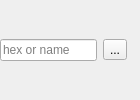
<?xml version="1.0" encoding="UTF-8"?>
<ui version="4.0">
 <class>CColorSelector</class>
 <widget class="QFrame" name="CColorSelector">
  <property name="maximumSize">
   <size>
    <width>140</width>
    <height>16777215</height>
   </size>
  </property>
  <property name="windowTitle">
   <string>Color selector</string>
  </property>
  <property name="whatsThis">
   <string>select a color</string>
  </property>
  <layout class="QHBoxLayout" name="hl_ColorSelector">
   <property name="leftMargin">
    <number>0</number>
   </property>
   <property name="topMargin">
    <number>0</number>
   </property>
   <property name="rightMargin">
    <number>0</number>
   </property>
   <property name="bottomMargin">
    <number>0</number>
   </property>
   <item>
    <widget class="QLineEdit" name="le_Color">
     <property name="minimumSize">
      <size>
       <width>75</width>
       <height>0</height>
      </size>
     </property>
     <property name="maximumSize">
      <size>
       <width>100</width>
       <height>16777215</height>
      </size>
     </property>
     <property name="maxLength">
      <number>30</number>
     </property>
     <property name="placeholderText">
      <string>hex or name</string>
     </property>
    </widget>
   </item>
   <item>
    <widget class="QToolButton" name="tb_ColorDialog">
     <property name="text">
      <string>...</string>
     </property>
    </widget>
   </item>
   <item>
    <widget class="QLabel" name="lbl_ColorIcon">
     <property name="text">
      <string/>
     </property>
    </widget>
   </item>
  </layout>
 </widget>
 <tabstops>
  <tabstop>le_Color</tabstop>
  <tabstop>tb_ColorDialog</tabstop>
 </tabstops>
 <resources/>
 <connections/>
</ui>
